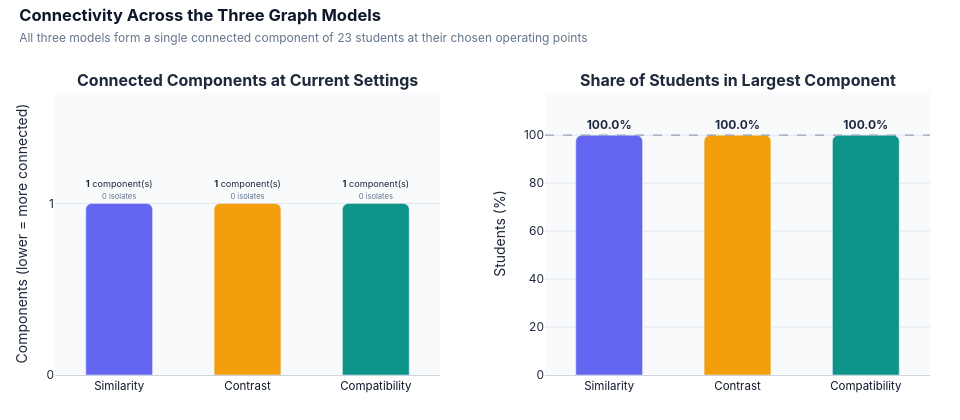
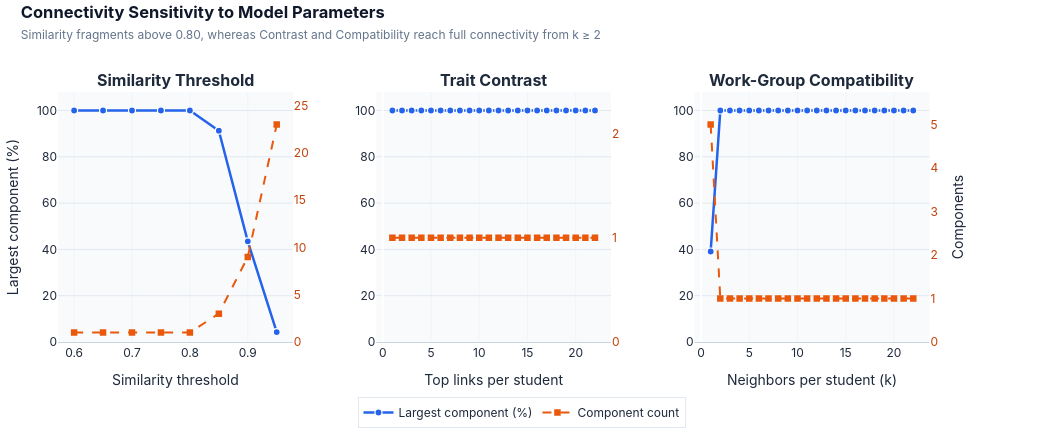

Source (notebook cell) for these figures, in order:
### Code cell
model_order = ["Trait similarity", "Trait contrast", "Work-group compatibility"]
model_short = ["Similarity", "Contrast", "Compatibility"]
model_colors = ["#6366F1", "#F59E0B", "#0D9488"]

# Compare the current graph settings by component structure and reachable share.
baseline_plot = (
    baseline_connectivity.set_index("Model").reindex(model_order)
)

fig_conn_bar = make_subplots(
    rows=1,
    cols=2,
    subplot_titles=("<b>Connected Components at Current Settings</b>", "<b>Share of Students in Largest Component</b>"),
    horizontal_spacing=0.12,
)
fig_conn_bar.add_trace(
    go.Bar(
        x=model_short,
        y=baseline_plot["Components"],
        marker=dict(color=model_colors, cornerradius=6),
        width=0.52,
        text=[
            f"<b>{int(r['Components'])}</b> component(s)<br><span style='font-size:10px;color:#64748B'>{int(r['Isolates'])} isolates</span>"
            for _, r in baseline_plot.iterrows()
        ],
        textposition="outside",
        showlegend=False,
    ),
    row=1,
    col=1,
)
fig_conn_bar.add_trace(
    go.Bar(
        x=model_short,
        y=baseline_plot["Largest component (%)"],
        marker=dict(color=model_colors, cornerradius=6),
        width=0.52,
        text=[f"<b>{v:.1f}%</b>" for v in baseline_plot["Largest component (%)"]],
        textposition="outside",
        showlegend=False,
    ),
    row=1,
    col=2,
)
fig_conn_bar.add_hline(y=100, line_dash="dash", line_color="#94A3B8", line_width=1.2, row=1, col=2)
fig_conn_bar.update_yaxes(
    title_text="Components (lower = more connected)",
    range=[0, max(1.65, float(baseline_plot["Components"].max()) * 1.45)],
    dtick=1,
    gridcolor="#E2E8F0",
    row=1,
    col=1,
)
fig_conn_bar.update_yaxes(title_text="Students (%)", range=[0, 118], gridcolor="#E2E8F0", row=1, col=2)
fig_conn_bar.update_xaxes(linecolor="#CBD5E1", tickfont=dict(size=11.5, color="#0F172A"))
fig_conn_bar.update_layout(
    title=dict(
        text="<b>Connectivity Across the Three Graph Models</b><br><span style='font-size:12px;color:#64748B;font-weight:400'>All three models form a single connected component of 23 students at their chosen operating points</span>",
        x=0.02,
        y=0.95,
        font=dict(size=16.5, color="#0F172A", family="Inter, -apple-system, sans-serif"),
    ),
    width=960,
    height=420,
    paper_bgcolor="#FFFFFF",
    plot_bgcolor="#F8FAFC",
    font=dict(family="Inter, -apple-system, sans-serif", color="#1E293B"),
    margin=dict(l=55, r=30, t=92, b=45),
)
fig_conn_bar.show()

# Show how the largest component and total component count change as each model is tuned.
sweep_specs = [
    (similarity_sweep, "Similarity threshold", 5),
    (contrast_sweep, "Top links per student", 1),
    (compatibility_sweep, "Neighbors per student (k)", 1),
]
fig_sweep = make_subplots(
    rows=1,
    cols=3,
    specs=[[{"secondary_y": True}, {"secondary_y": True}, {"secondary_y": True}]],
    subplot_titles=("<b>Similarity Threshold</b>", "<b>Trait Contrast</b>", "<b>Work-Group Compatibility</b>"),
    horizontal_spacing=0.09,
)
for col_idx, (sweep, x_label, comp_dtick) in enumerate(sweep_specs, start=1):
    sweep_plot = pd.DataFrame(sweep).copy()
    sweep_plot["Parameter"] = sweep_plot["Setting"].str.extract(r"([0-9]+(?:\.[0-9]+)?)").astype(float)
    sweep_plot = sweep_plot.sort_values("Parameter")
    max_comp = float(sweep_plot["Components"].max())

    fig_sweep.add_trace(
        go.Scatter(
            x=sweep_plot["Parameter"],
            y=sweep_plot["Largest component (%)"],
            mode="lines+markers",
            name="Largest component (%)",
            line=dict(color="#2563EB", width=2.5),
            marker=dict(size=7, color="#2563EB", line=dict(width=1.2, color="#FFFFFF")),
            showlegend=(col_idx == 1),
        ),
        row=1,
        col=col_idx,
        secondary_y=False,
    )
    fig_sweep.add_trace(
        go.Scatter(
            x=sweep_plot["Parameter"],
            y=sweep_plot["Components"],
            mode="lines+markers",
            name="Component count",
            line=dict(color="#EA580C", width=2.0, dash="dash"),
            marker=dict(size=6.5, symbol="square", color="#EA580C"),
            showlegend=(col_idx == 1),
        ),
        row=1,
        col=col_idx,
        secondary_y=True,
    )
    fig_sweep.update_xaxes(title_text=x_label, gridcolor="#F1F5F9", linecolor="#CBD5E1", row=1, col=col_idx)
    fig_sweep.update_yaxes(
        title_text="Largest component (%)" if col_idx == 1 else "",
        range=[0, 108],
        gridcolor="#E2E8F0",
        secondary_y=False,
        row=1,
        col=col_idx,
    )
    fig_sweep.update_yaxes(
        title_text="Components" if col_idx == 3 else "",
        range=[0, max(2.4, max_comp * 1.15)],
        dtick=comp_dtick,
        tickfont=dict(color="#C2410C"),
        showgrid=False,
        secondary_y=True,
        row=1,
        col=col_idx,
    )

fig_sweep.update_layout(
    title=dict(
        text="<b>Connectivity Sensitivity to Model Parameters</b><br><span style='font-size:12px;color:#64748B;font-weight:400'>Similarity fragments above 0.80, whereas Contrast and Compatibility reach full connectivity from k ≥ 2</span>",
        x=0.02,
        y=0.96,
        font=dict(size=16.5, color="#0F172A", family="Inter, -apple-system, sans-serif"),
    ),
    width=1040,
    height=440,
    paper_bgcolor="#FFFFFF",
    plot_bgcolor="#F8FAFC",
    font=dict(family="Inter, -apple-system, sans-serif", color="#1E293B"),
    legend=dict(orientation="h", x=0.5, y=-0.22, xanchor="center", bgcolor="rgba(255,255,255,0.92)", bordercolor="#E2E8F0", borderwidth=1),
    margin=dict(l=55, r=55, t=92, b=82),
)
fig_sweep.show()

### Figure 1 — Plotly figure (JSON) as saved in the notebook; plotly's stock layout.template omitted (floating-point values rounded to 4 significant figures)
{"data": [{"marker": {"color": ["#6366F1", "#F59E0B", "#0D9488"], "cornerradius": 6}, "showlegend": false, "text": ["<b>1</b> component(s)<br><span style='font-size:10px;color:#64748B'>0 isolates</span>", "<b>1</b> component(s)<br><span style='font-size:10px;color:#64748B'>0 isolates</span>", "<b>1</b> component(s)<br><span style='font-size:10px;color:#64748B'>0 isolates</span>"], "textposition": "outside", "type": "bar", "width": 0.52, "x": ["Similarity", "Contrast", "Compatibility"], "xaxis": "x", "y": [1, 1, 1], "yaxis": "y"}, {"marker": {"color": ["#6366F1", "#F59E0B", "#0D9488"], "cornerradius": 6}, "showlegend": false, "text": ["<b>100.0%</b>", "<b>100.0%</b>", "<b>100.0%</b>"], "textposition": "outside", "type": "bar", "width": 0.52, "x": ["Similarity", "Contrast", "Compatibility"], "xaxis": "x2", "y": [100.0, 100.0, 100.0], "yaxis": "y2"}], "layout": {"annotations": [{"font": {"size": 16}, "showarrow": false, "text": "<b>Connected Components at Current Settings</b>", "x": 0.22, "xanchor": "center", "xref": "paper", "y": 1.0, "yanchor": "bottom", "yref": "paper"}, {"font": {"size": 16}, "showarrow": false, "text": "<b>Share of Students in Largest Component</b>", "x": 0.78, "xanchor": "center", "xref": "paper", "y": 1.0, "yanchor": "bottom", "yref": "paper"}], "font": {"color": "#1E293B", "family": "Inter, -apple-system, sans-serif"}, "height": 420, "margin": {"b": 45, "l": 55, "r": 30, "t": 92}, "paper_bgcolor": "#FFFFFF", "plot_bgcolor": "#F8FAFC", "shapes": [{"line": {"color": "#94A3B8", "dash": "dash", "width": 1.2}, "type": "line", "x0": 0, "x1": 1, "xref": "x2 domain", "y0": 100, "y1": 100, "yref": "y2"}], "title": {"font": {"color": "#0F172A", "family": "Inter, -apple-system, sans-serif", "size": 16.5}, "text": "<b>Connectivity Across the Three Graph Models</b><br><span style='font-size:12px;color:#64748B;font-weight:400'>All three models form a single connected component of 23 students at their chosen operating points</span>", "x": 0.02, "y": 0.95}, "width": 960, "xaxis": {"anchor": "y", "domain": [0.0, 0.44], "linecolor": "#CBD5E1", "tickfont": {"color": "#0F172A", "size": 11.5}}, "xaxis2": {"anchor": "y2", "domain": [0.56, 1.0], "linecolor": "#CBD5E1", "tickfont": {"color": "#0F172A", "size": 11.5}}, "yaxis": {"anchor": "x", "domain": [0.0, 1.0], "dtick": 1, "gridcolor": "#E2E8F0", "range": [0, 1.65], "title": {"text": "Components (lower = more connected)"}}, "yaxis2": {"anchor": "x2", "domain": [0.0, 1.0], "gridcolor": "#E2E8F0", "range": [0, 118], "title": {"text": "Students (%)"}}}}

### Figure 2 — Plotly figure (JSON) as saved in the notebook; plotly's stock layout.template omitted (floating-point values rounded to 4 significant figures)
{"data": [{"line": {"color": "#2563EB", "width": 2.5}, "marker": {"color": "#2563EB", "line": {"color": "#FFFFFF", "width": 1.2}, "size": 7}, "mode": "lines+markers", "name": "Largest component (%)", "showlegend": true, "type": "scatter", "x": [0.6, 0.65, 0.7, 0.75, 0.8, 0.85, 0.9, 0.95], "xaxis": "x", "y": [100.0, 100.0, 100.0, 100.0, 100.0, 91.3, 43.5, 4.3], "yaxis": "y"}, {"line": {"color": "#EA580C", "dash": "dash", "width": 2.0}, "marker": {"color": "#EA580C", "size": 6.5, "symbol": "square"}, "mode": "lines+markers", "name": "Component count", "showlegend": true, "type": "scatter", "x": [0.6, 0.65, 0.7, 0.75, 0.8, 0.85, 0.9, 0.95], "xaxis": "x", "y": [1, 1, 1, 1, 1, 3, 9, 23], "yaxis": "y2"}, {"line": {"color": "#2563EB", "width": 2.5}, "marker": {"color": "#2563EB", "line": {"color": "#FFFFFF", "width": 1.2}, "size": 7}, "mode": "lines+markers", "name": "Largest component (%)", "showlegend": false, "type": "scatter", "x": [1.0, 2.0, 3.0, 4.0, 5.0, 6.0, 7.0, 8.0, 9.0, 10.0, 11.0, 12.0, 13.0, 14.0, 15.0, 16.0, 17.0, 18.0, 19.0, 20.0, 21.0, 22.0], "xaxis": "x2", "y": [100.0, 100.0, 100.0, 100.0, 100.0, 100.0, 100.0, 100.0, 100.0, 100.0, 100.0, 100.0, 100.0, 100.0, 100.0, 100.0, 100.0, 100.0, 100.0, 100.0, 100.0, 100.0], "yaxis": "y3"}, {"line": {"color": "#EA580C", "dash": "dash", "width": 2.0}, "marker": {"color": "#EA580C", "size": 6.5, "symbol": "square"}, "mode": "lines+markers", "name": "Component count", "showlegend": false, "type": "scatter", "x": [1.0, 2.0, 3.0, 4.0, 5.0, 6.0, 7.0, 8.0, 9.0, 10.0, 11.0, 12.0, 13.0, 14.0, 15.0, 16.0, 17.0, 18.0, 19.0, 20.0, 21.0, 22.0], "xaxis": "x2", "y": [1, 1, 1, 1, 1, 1, 1, 1, 1, 1, 1, 1, 1, 1, 1, 1, 1, 1, 1, 1, 1, 1], "yaxis": "y4"}, {"line": {"color": "#2563EB", "width": 2.5}, "marker": {"color": "#2563EB", "line": {"color": "#FFFFFF", "width": 1.2}, "size": 7}, "mode": "lines+markers", "name": "Largest component (%)", "showlegend": false, "type": "scatter", "x": [1.0, 2.0, 3.0, 4.0, 5.0, 6.0, 7.0, 8.0, 9.0, 10.0, 11.0, 12.0, 13.0, 14.0, 15.0, 16.0, 17.0, 18.0, 19.0, 20.0, 21.0, 22.0], "xaxis": "x3", "y": [39.1, 100.0, 100.0, 100.0, 100.0, 100.0, 100.0, 100.0, 100.0, 100.0, 100.0, 100.0, 100.0, 100.0, 100.0, 100.0, 100.0, 100.0, 100.0, 100.0, 100.0, 100.0], "yaxis": "y5"}, {"line": {"color": "#EA580C", "dash": "dash", "width": 2.0}, "marker": {"color": "#EA580C", "size": 6.5, "symbol": "square"}, "mode": "lines+markers", "name": "Component count", "showlegend": false, "type": "scatter", "x": [1.0, 2.0, 3.0, 4.0, 5.0, 6.0, 7.0, 8.0, 9.0, 10.0, 11.0, 12.0, 13.0, 14.0, 15.0, 16.0, 17.0, 18.0, 19.0, 20.0, 21.0, 22.0], "xaxis": "x3", "y": [5, 1, 1, 1, 1, 1, 1, 1, 1, 1, 1, 1, 1, 1, 1, 1, 1, 1, 1, 1, 1, 1], "yaxis": "y6"}], "layout": {"annotations": [{"font": {"size": 16}, "showarrow": false, "text": "<b>Similarity Threshold</b>", "x": 0.1267, "xanchor": "center", "xref": "paper", "y": 1.0, "yanchor": "bottom", "yref": "paper"}, {"font": {"size": 16}, "showarrow": false, "text": "<b>Trait Contrast</b>", "x": 0.47, "xanchor": "center", "xref": "paper", "y": 1.0, "yanchor": "bottom", "yref": "paper"}, {"font": {"size": 16}, "showarrow": false, "text": "<b>Work-Group Compatibility</b>", "x": 0.8133, "xanchor": "center", "xref": "paper", "y": 1.0, "yanchor": "bottom", "yref": "paper"}], "font": {"color": "#1E293B", "family": "Inter, -apple-system, sans-serif"}, "height": 440, "legend": {"bgcolor": "rgba(255,255,255,0.92)", "bordercolor": "#E2E8F0", "borderwidth": 1, "orientation": "h", "x": 0.5, "xanchor": "center", "y": -0.22}, "margin": {"b": 82, "l": 55, "r": 55, "t": 92}, "paper_bgcolor": "#FFFFFF", "plot_bgcolor": "#F8FAFC", "title": {"font": {"color": "#0F172A", "family": "Inter, -apple-system, sans-serif", "size": 16.5}, "text": "<b>Connectivity Sensitivity to Model Parameters</b><br><span style='font-size:12px;color:#64748B;font-weight:400'>Similarity fragments above 0.80, whereas Contrast and Compatibility reach full connectivity from k ≥ 2</span>", "x": 0.02, "y": 0.96}, "width": 1040, "xaxis": {"anchor": "y", "domain": [0.0, 0.2533], "gridcolor": "#F1F5F9", "linecolor": "#CBD5E1", "title": {"text": "Similarity threshold"}}, "xaxis2": {"anchor": "y3", "domain": [0.3433, 0.5967], "gridcolor": "#F1F5F9", "linecolor": "#CBD5E1", "title": {"text": "Top links per student"}}, "xaxis3": {"anchor": "y5", "domain": [0.6867, 0.94], "gridcolor": "#F1F5F9", "linecolor": "#CBD5E1", "title": {"text": "Neighbors per student (k)"}}, "yaxis": {"anchor": "x", "domain": [0.0, 1.0], "gridcolor": "#E2E8F0", "range": [0, 108], "title": {"text": "Largest component (%)"}}, "yaxis2": {"anchor": "x", "dtick": 5, "overlaying": "y", "range": [0, 26.45], "showgrid": false, "side": "right", "tickfont": {"color": "#C2410C"}, "title": {"text": ""}}, "yaxis3": {"anchor": "x2", "domain": [0.0, 1.0], "gridcolor": "#E2E8F0", "range": [0, 108], "title": {"text": ""}}, "yaxis4": {"anchor": "x2", "dtick": 1, "overlaying": "y3", "range": [0, 2.4], "showgrid": false, "side": "right", "tickfont": {"color": "#C2410C"}, "title": {"text": ""}}, "yaxis5": {"anchor": "x3", "domain": [0.0, 1.0], "gridcolor": "#E2E8F0", "range": [0, 108], "title": {"text": ""}}, "yaxis6": {"anchor": "x3", "dtick": 1, "overlaying": "y5", "range": [0, 5.75], "showgrid": false, "side": "right", "tickfont": {"color": "#C2410C"}, "title": {"text": "Components"}}}}
